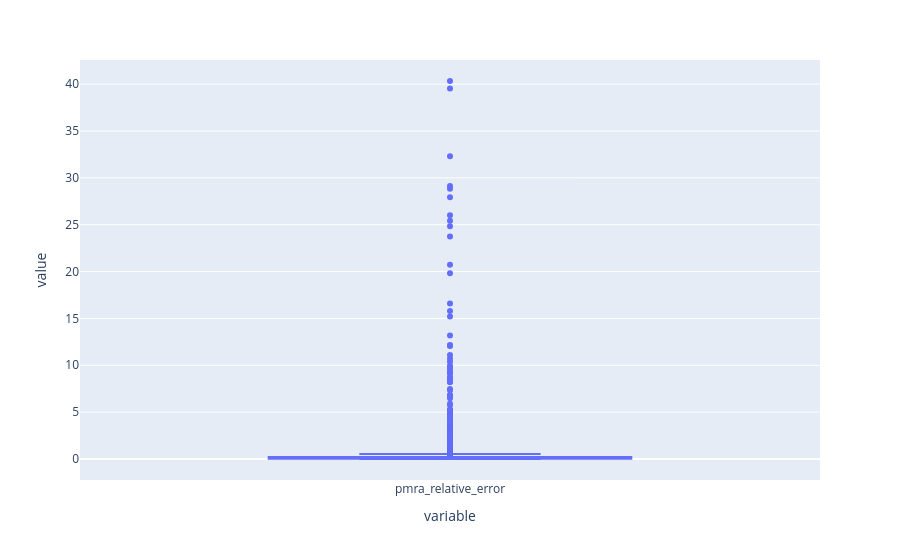

The notebook cell saved with this chart:
### Code cell
px.box(df['pmra_relative_error'])

### Figure 1 — Plotly figure (JSON) as saved in the notebook; plotly's stock layout.template omitted (floating-point values rounded to 4 significant figures; data arrays with more than 128 entries replaced by an {"elided": "..."} marker saying what was removed)
{"data": [{"alignmentgroup": "True", "hovertemplate": "variable=%{x}<br>value=%{y}<extra></extra>", "legendgroup": "", "marker": {"color": "#636efa"}, "name": "", "notched": false, "offsetgroup": "", "orientation": "v", "showlegend": false, "type": "box", "x": {"elided": "2203 str values"}, "x0": " ", "xaxis": "x", "y": {"elided": "2203 float values"}, "y0": " ", "yaxis": "y"}], "layout": {"autosize": true, "boxmode": "group", "legend": {"tracegroupgap": 0}, "margin": {"t": 60}, "xaxis": {"anchor": "y", "autorange": true, "domain": [0, 1], "range": [-0.5, 0.5], "title": {"text": "variable"}, "type": "category"}, "yaxis": {"anchor": "x", "autorange": true, "domain": [0, 1], "range": [-2.24, 42.58], "title": {"text": "value"}, "type": "linear"}}}
